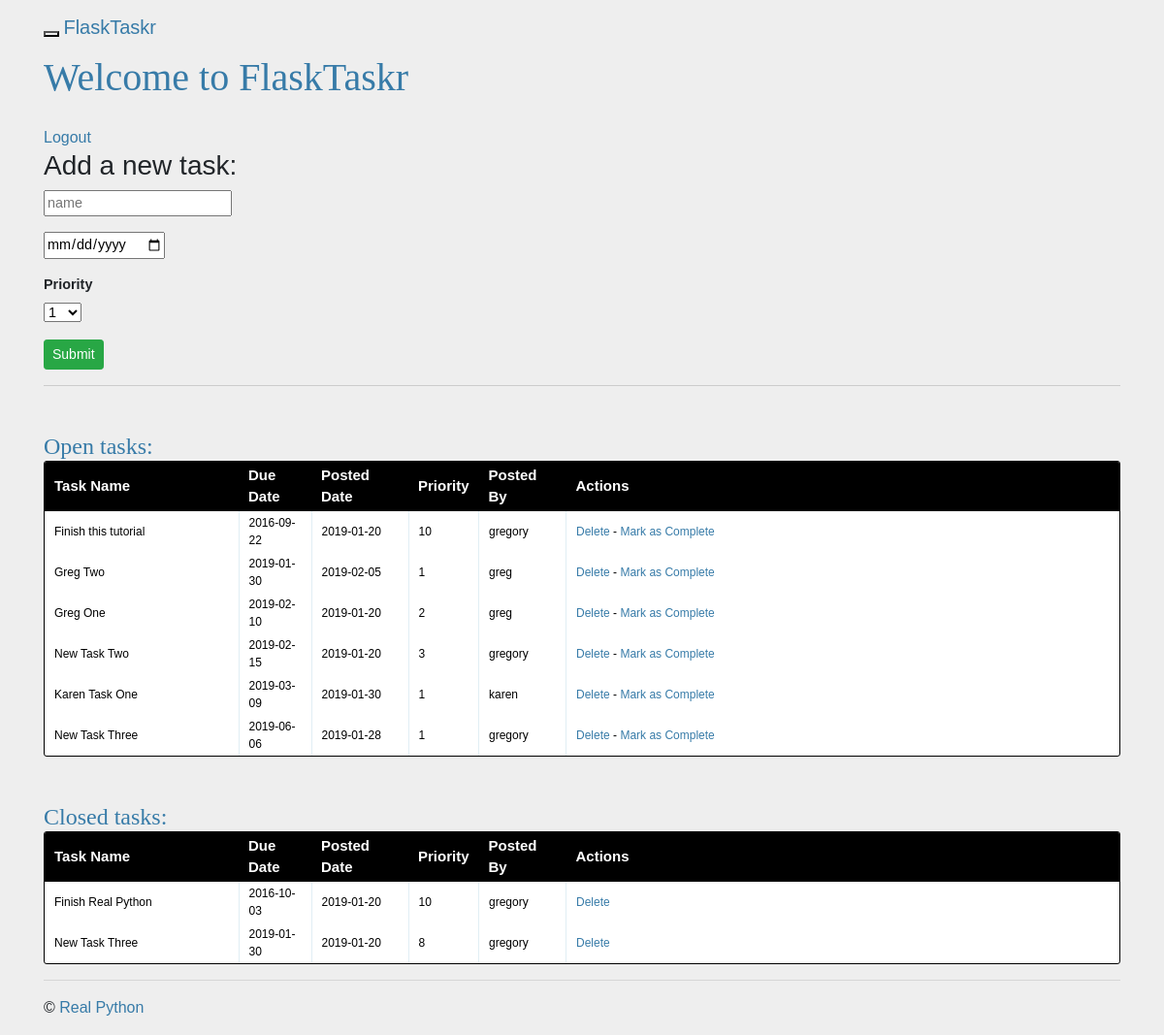
/tasks (signed in), run on the app's committed database.
### project/models.py (models this page shows, shortened)
class Task(db.Model):
    __tablename__ = "tasks"
    task_id = db.Column(db.Integer, primary_key=True)
    name = db.Column(db.String, nullable=False)
    due_date = db.Column(db.Date, nullable=False)
    priority = db.Column(db.Integer, nullable=False)
    posted_date = db.Column(db.Date, default=datetime.datetime.utcnow())
    status = db.Column(db.Integer)
    user_id = db.Column(db.Integer, db.ForeignKey("users.id"))

class User(db.Model):
    __tablename__ = "users"
    id = db.Column(db.Integer, primary_key=True)
    name = db.Column(db.String, unique=True, nullable=False)
    email = db.Column(db.String, unique=True, nullable=False)
    password = db.Column(db.String, nullable=False)
    tasks = db.relationship("Task", backref="poster")
    role  = db.Column(db.String, default="user")

### project/tasks/views.py (the view)
@tasks_blueprint.route("/tasks")
@login_required
def tasks():
    return render_template(
        "tasks.html",
        form=AddTaskForm(request.form),
        open_tasks=open_tasks(),
        closed_tasks=closed_tasks(),
        username=session["name"],
    )

### project/tasks/forms.py
class AddTaskForm(FlaskForm):
    task_id = IntegerField()
    name = StringField("Task Name", validators=[DataRequired()])
    due_date = DateField(
        "Due Date (mm/dd/yyyy)", validators=[DataRequired()], format="%m/%d/%Y"
    )
    priority = SelectField(
        "Priority",
        validators=[DataRequired()],
        choices=[
            ("1", "1"),
            ("2", "2"),
            ("3", "3"),
            ("4", "4"),
            ("5", "5"),
            ("6", "6"),
            ("7", "7"),
            ("8", "8"),
            ("9", "9"),
            ("10", "10"),
        ],
    )
    status = IntegerField("Status")

### project/tasks/views.py (called while the page is built)
def login_required(f):
    @wraps(f)
    def wrap(*args, **kwargs):
        if "logged_in" in session:
            return f(*args, **kwargs)
        else:
            flash("You need to login first.")
            return redirect(url_for("users.login"))
    return wrap

def open_tasks():
    return (
        db.session.query(Task)
        .filter_by(status="1")
        .order_by(Task.due_date.asc())
    )

def closed_tasks():
    return (
        db.session.query(Task)
        .filter_by(status="0")
        .order_by(Task.due_date.asc())
    )

### project/templates/tasks.html (shortened to what this page needs)
{% extends "_base.html" %}
{% block content %}
<h1>Welcome to FlaskTaskr</h1>
<br>
<a href="{{ url_for('users.logout') }}">Logout</a>
<div class="add-task">
  <h3>Add a new task:</h3>
    <form action="{{ url_for('tasks.new_task') }}" method="post">
      <div class="form-group">
        {{ form.name(placeholder="name") }}
      </div>
      <div class="form-group">
        {{ form.due_date(placeholder="due date") }}
      </div>
      <div class="form-group">
        {{ form.priority.label }}
        {{ form.priority }}
      </div>
      <div class="form-group"><input class="btn btn-sm btn-success" type="submit" value="Submit"></div>
    </form>
</div>
<div class="entries">
  <br>
  <br>
  <h2>Open tasks:</h2>
  <div class="datagrid">
    <table>
      <thead>
        <tr>
          <th width="200px"><strong>Task Name</strong></th>
          <th width="75px"><strong>Due Date</strong></th>
          <th width="100px"><strong>Posted Date</strong></th>
          <th width="50px"><strong>Priority</strong></th>
          <th width="90px"><strong>Posted By</strong></th>
          <th><strong>Actions</strong></th>
        </tr>
      </thead>
      {% for task in open_tasks %}
        <tr>
          <td width="200px">{{ task.name }}</td>
          <td width="75px">{{ task.due_date }}</td>
          <td width="100px">{{ task.posted_date }}</td>
          <td width="50px">{{ task.priority }}</td>
          <td width="90px">{{ task.poster.name }}</td>
          <td>
            {% if task.poster.name == session.name or session.role == "admin" %}
            <a href="{{ url_for('tasks.delete_entry', task_id = task.task_id) }}">Delete</a>  -
            <a href="{{ url_for('tasks.complete', task_id = task.task_id) }}">Mark as Complete</a>
            {% else %}
            <span>N/A</span>
            {% endif %}
          </td>
        </tr>
      {% endfor %}
    </table>
  </div>
</div>
<br>
<br>
<div class="entries">
  <h2>Closed tasks:</h2>
  <div class="datagrid">
    <table>
      <thead>
        <tr>
          <th width="200px"><strong>Task Name</strong></th>
          <th width="75px"><strong>Due Date</strong></th>
          <th width="100px"><strong>Posted Date</strong></th>
          <th width="50px"><strong>Priority</strong></th>
          <th width="90px"><strong>Posted By</strong></th>
          <th><strong>Actions</strong></th>
        </tr>
      </thead>
      {% for task in closed_tasks %}
        <tr>
          <td width="200px">{{ task.name }}</td>
          <td width="75px">{{ task.due_date }}</td>
          <td width="100px">{{ task.posted_date }}</td>
          <td width="50px">{{ task.priority }}</td>
          <td width="90px">{{ task.poster.name }}</td>
          <td>
            {% if task.poster.name == session.name or session.role == "admin" %}
            <a href="{{ url_for('tasks.delete_entry', task_id = task.task_id) }}">Delete</a>
            {% else %}
            <span>N/A</span>
            {% endif %}
          </td>
        </tr>
      {% endfor %}
    </table>
  </div>
</div>
{% endblock %}

### project/templates/_base.html (shortened to what this page needs)
<!DOCTYPE html>
<html>
	<head>
		<link rel="stylesheet" href="{{ url_for('static', filename='css/bootstrap.min.css') }}">
		<link rel="stylesheet" href="{{ url_for('static', filename='css/main.css') }}">
	</head>
	<body>
	    <div class="navbar navbar-inverse navbar-fixed-top" role="navigation">
	      <div class="container">
	        <div class="navbar-header">
	          <button type="button" class="navbar-toggle" data-toggle="collapse" data-target=".navbar-collapse">
	          </button>
	          <a class="navbar-brand" href="/">FlaskTaskr</a>
	        </div>
	      </div>
	    </div>
	    <div class="container">
	      <div class="content">
	        {% block content %}
	        {% endblock %}
	      </div>
	      <div class="footer">
	        <hr>
	        <p>&copy; <a href="https://www.realpython.com">Real Python</a></p>
	      </div>
	    </div>

### project/static/css/main.css (style rules this page uses)
body { font-family: sans-serif; background: #eee; }
a, h1, h2 { color: #377BA8; }
h1, h2 { font-family: 'Georgia', serif; margin: 0; }
h1 { border-bottom: 2px solid #eee; }
h2 { font-size: 1.5em; }
label { display: block; font-weight: bold; }
.entries { list-style: none; margin: 0; padding: 0; }
.add-task { font-size: 0.9em; border-bottom: 1px solid #ccc; }
.datagrid table { border-collapse: collapse; text-align: left; width: 100%; }
.datagrid { background: #fff; overflow: hidden; border: 1px solid #000000; border-radius: 3px; }
.datagrid table td, .datagrid table th { padding: 3px 10px; }
.datagrid table thead th { background-color:#000000; color:#FFFFFF; font-size: 15px; font-weight: bold; }
.datagrid table thead th:first-child { border: none; }
.datagrid table tbody td { color: #000000; border-left: 1px solid #E1EEF4; font-size: 12px; font-weight: normal; }
.datagrid table tbody td:first-child { border-left: none; }
.datagrid table tbody tr:last-child td { border-bottom: none; }

### data on the page
Task: name "Finish this tutorial", due_date "2016-09-22", posted_date "2019-01-20", priority "10", poster.name "gregory"
Task: name "Greg Two", due_date "2019-01-30", posted_date "2019-02-05", priority "1", poster.name "greg"
Task: name "Greg One", due_date "2019-02-10", posted_date "2019-01-20", priority "2", poster.name "greg"
Task: name "New Task Two", due_date "2019-02-15", posted_date "2019-01-20", priority "3", poster.name "gregory"
Task: name "Karen Task One", due_date "2019-03-09", posted_date "2019-01-30", priority "1", poster.name "karen"
Task: name "New Task Three", due_date "2019-06-06", posted_date "2019-01-28", priority "1", poster.name "gregory"
Task: name "Finish Real Python", due_date "2016-10-03", posted_date "2019-01-20", priority "10", poster.name "gregory"
Task: name "New Task Three", due_date "2019-01-30", posted_date "2019-01-20", priority "8", poster.name "gregory"
